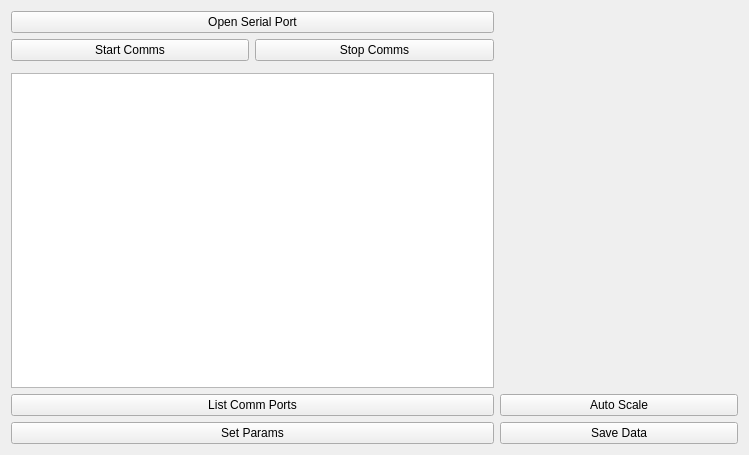
<?xml version="1.0" encoding="UTF-8"?>
<ui version="4.0">
 <class>Form</class>
 <widget class="QWidget" name="Form">
  <property name="geometry">
   <rect>
    <x>0</x>
    <y>0</y>
    <width>749</width>
    <height>455</height>
   </rect>
  </property>
  <property name="windowTitle">
   <string>Live Plotting</string>
  </property>
  <layout class="QGridLayout" name="gridLayout">
   <item row="1" column="1">
    <widget class="QPushButton" name="btnStop">
     <property name="text">
      <string>Stop Comms</string>
     </property>
    </widget>
   </item>
   <item row="1" column="0">
    <widget class="QPushButton" name="btnStart">
     <property name="text">
      <string>Start Comms</string>
     </property>
    </widget>
   </item>
   <item row="3" column="0" colspan="2">
    <widget class="QListWidget" name="listwPorts"/>
   </item>
   <item row="4" column="0" colspan="2">
    <widget class="QPushButton" name="btnListPorts">
     <property name="text">
      <string>List Comm Ports</string>
     </property>
    </widget>
   </item>
   <item row="5" column="0" colspan="2">
    <widget class="QPushButton" name="btnSetParams">
     <property name="text">
      <string>Set Params</string>
     </property>
    </widget>
   </item>
   <item row="0" column="0" colspan="2">
    <widget class="QPushButton" name="btnOpen">
     <property name="text">
      <string>Open Serial Port</string>
     </property>
    </widget>
   </item>
   <item row="0" column="2" rowspan="4">
    <widget class="QWidget" name="chartview" native="true"/>
   </item>
   <item row="4" column="2">
    <widget class="QPushButton" name="btnAutoScale">
     <property name="text">
      <string>Auto Scale</string>
     </property>
    </widget>
   </item>
   <item row="5" column="2">
    <widget class="QPushButton" name="btnSaveData">
     <property name="text">
      <string>Save Data</string>
     </property>
    </widget>
   </item>
  </layout>
 </widget>
 <tabstops>
  <tabstop>btnOpen</tabstop>
  <tabstop>btnStart</tabstop>
  <tabstop>btnStop</tabstop>
  <tabstop>listwPorts</tabstop>
  <tabstop>btnListPorts</tabstop>
  <tabstop>btnSetParams</tabstop>
 </tabstops>
 <resources/>
 <connections/>
</ui>
